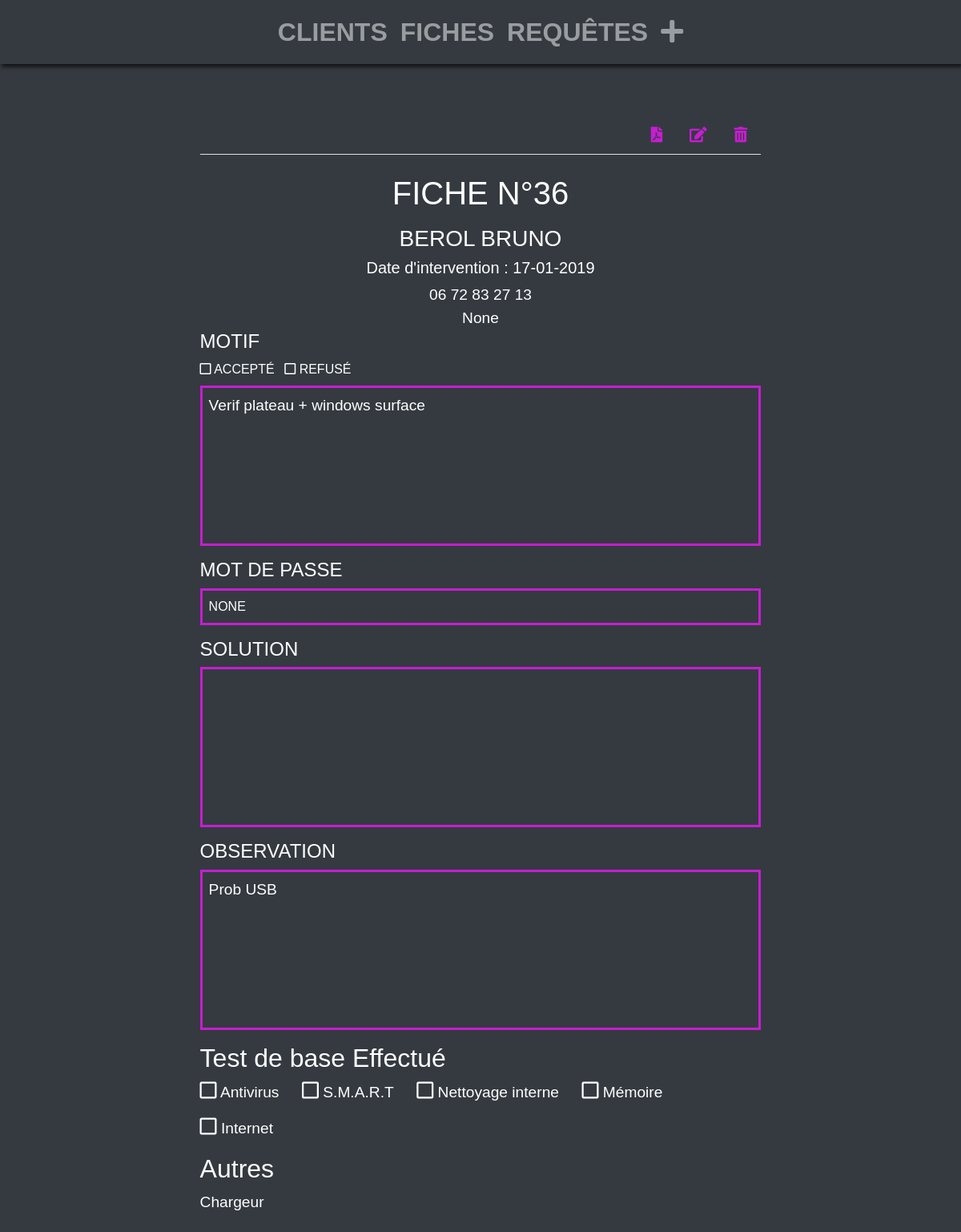
Before: /sheet/36/ with the older database file.
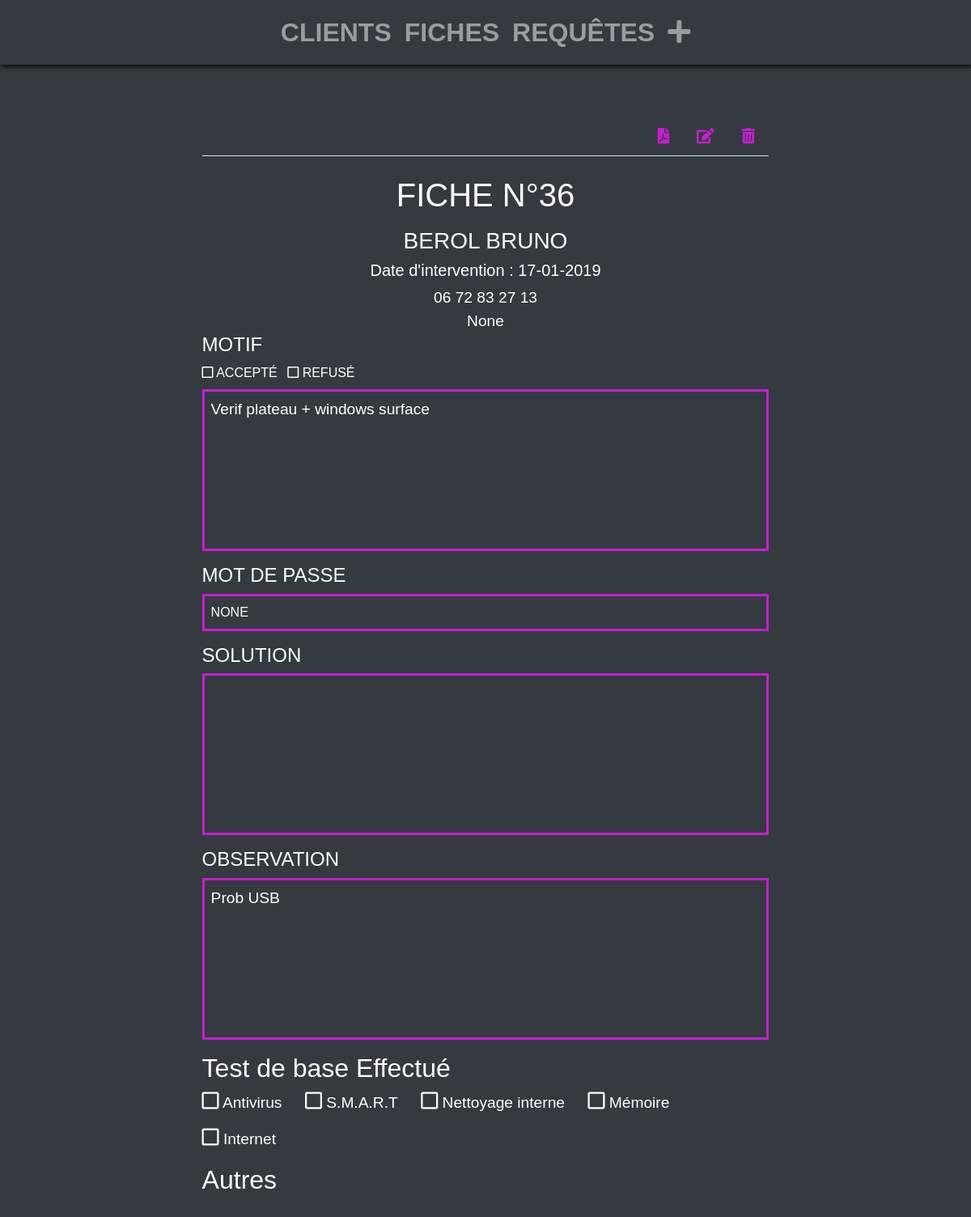
After: the same page with the newer database file.
### gestion_intervention/models.py (models this page shows, shortened)
class Sheet(models.Model):
    customer = models.ForeignKey(Customer)
    date = models.DateTimeField(auto_now_add=True, blank=True)
    statut = models.CharField(max_length=40, choices=STATUS_SHEET)
    other = MultiSelectField(max_length=40, choices=OTHERS_CHOICES, null=True, blank=True )
    reason = models.TextField(null=True, blank=True)
    password = models.CharField(max_length=100, null=True, blank=True)
    resolution = models.TextField(null=True, blank=True)
    comment = models.TextField(null=True, blank=True)
    guarantee = models.BooleanField(default=False)
    def datepublished(self):
        return self.date.strftime('%d-%m-%Y')

class Customer(models.Model):
    first_name = models.CharField(max_length=50)
    last_name = models.CharField(max_length=50)
    slug = AutoSlugField(populate_from='first_name')
    email = models.EmailField(blank=True, null=True, unique=True)
    phone = models.CharField(max_length=70, null=False, blank=False)

### gestion_intervention/views.py (the view)
# urls.py: url(r'^sheet/(?P<pk>[-\w]+)/$', SheetDetailView.as_view(),
class SheetDetailView(DetailView):
    models = Sheet
    def get_queryset(self):
        return Sheet.objects.all()

### gestion_intervention/templates/gestion_intervention/sheet_detail.html (shortened to what this page needs)
{% extends "gestion_intervention/base.html" %}
{% load widget_tweaks %}
{% block content %}
<div class="col-12 sheet_detail">
    {% if is_pdf != True %}
    <ul class="nav nav-tabs">
        <li class="nav-item ml-auto"><a class="nav-link" href="{% url 'sheet-pdf-detail' sheet.id %}"> <i class="fas fa-file-pdf"></i>
            </a></li>
        <li class="nav-item">
            <a class="nav-link" href="{% url 'sheet-update' sheet.id %}"> <i class="fas fa-edit"></i></a></li>
        <li class="nav-item">
            <a class="nav-link" data-toggle="modal" data-target="#exampleModal" href="#"><i class="fas fa-trash-alt"></i></a>
        </li>
    </ul>
    {% endif %}
    <h2>Fiche N°{{sheet.id}}</h2>
    <h3>{{sheet.customer.last_name}} {{sheet.customer.first_name}} </h3>
    <h5>Date d'intervention : {{ sheet.datepublished }}</h5>
    <section class="head_sheet">
        <p>{{sheet.customer.phone}} </p>
        <p>{{sheet.customer.email}} </p>
    </section>
    <section class="core_sheet">
        <h4>Motif</h4>
        <div><i class="far fa-square"></i> Accepté</div>
        <div class="ml-2 mb-2"><i class="far fa-square"></i> Refusé</div>
        {{sheet.reason|linebreaks}}
         <h4>Mot de Passe</h4>
        <div class="password mb-3">{{sheet.password}}</div>
        <h4>Solution</h4>
        {{sheet.resolution|linebreaks}}
        <h4>Observation</h4>
        {{sheet.comment|linebreaks}}
    </section>
    <section class="footer_sheet">
        <h4>Test de base Effectué</h4>
        <p><i class="far fa-square"></i> Antivirus</p>
        <p><i class="far fa-square"></i> S.M.A.R.T</p>
        <p><i class="far fa-square"></i> Nettoyage interne</p>
        <p><i class="far fa-square"></i> Mémoire</p>
        <p><i class="far fa-square"></i> Internet</p>
        <h4>Autres</h4>
        <p>{{sheet.other}}</p>
    </section>
</div>
{% endblock %}

Changed rows visible on the page:
changed Sheet "Verif plateau + windows surface": other "Chargeur" → (not shown)
